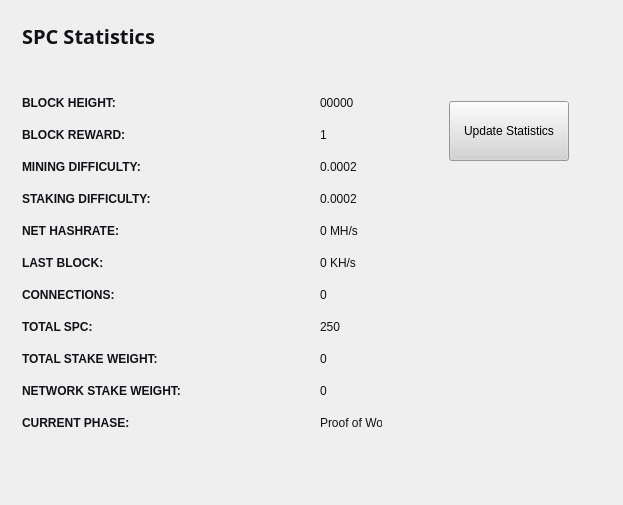
<?xml version="1.0" encoding="UTF-8"?>
<ui version="4.0">
 <class>StatisticsPage</class>
 <widget class="QWidget" name="StatisticsPage">
  <property name="windowModality">
   <enum>Qt::NonModal</enum>
  </property>
  <property name="geometry">
   <rect>
    <x>0</x>
    <y>0</y>
    <width>623</width>
    <height>505</height>
   </rect>
  </property>
  <property name="windowTitle">
   <string>Digging</string>
  </property>
  <property name="styleSheet">
   <string notr="true">color:#ffffff;
font-family:'Open Sans,sans-serif';</string>
  </property>
  <layout class="QGridLayout" name="gridLayout">
   <property name="sizeConstraint">
    <enum>QLayout::SetMaximumSize</enum>
   </property>
   <item row="0" column="1">
    <widget class="QFrame" name="frame">
     <property name="minimumSize">
      <size>
       <width>213</width>
       <height>0</height>
      </size>
     </property>
     <property name="frameShape">
      <enum>QFrame::NoFrame</enum>
     </property>
     <property name="frameShadow">
      <enum>QFrame::Raised</enum>
     </property>
     <widget class="QPushButton" name="startButton">
      <property name="geometry">
       <rect>
        <x>50</x>
        <y>90</y>
        <width>120</width>
        <height>60</height>
       </rect>
      </property>
      <property name="sizePolicy">
       <sizepolicy hsizetype="Fixed" vsizetype="Fixed">
        <horstretch>0</horstretch>
        <verstretch>0</verstretch>
       </sizepolicy>
      </property>
      <property name="minimumSize">
       <size>
        <width>120</width>
        <height>60</height>
       </size>
      </property>
      <property name="styleSheet">
       <string notr="true">background:lightgrey; color:black;</string>
      </property>
      <property name="text">
       <string>Update Statistics</string>
      </property>
     </widget>
    </widget>
   </item>
   <item row="0" column="0">
    <widget class="QFrame" name="gridFrame_2">
     <layout class="QGridLayout" name="gridLayout_4">
      <item row="3" column="0">
       <layout class="QFormLayout" name="formLayout_2">
        <property name="fieldGrowthPolicy">
         <enum>QFormLayout::FieldsStayAtSizeHint</enum>
        </property>
        <property name="horizontalSpacing">
         <number>139</number>
        </property>
        <property name="verticalSpacing">
         <number>18</number>
        </property>
        <property name="rightMargin">
         <number>0</number>
        </property>
        <item row="1" column="0">
         <widget class="QLabel" name="label_14">
          <property name="text">
           <string>&lt;html&gt;&lt;head/&gt;&lt;body&gt;&lt;p&gt;&lt;span style=&quot; font-weight:600; color:#121117;&quot;&gt;BLOCK HEIGHT:&lt;/span&gt;&lt;/p&gt;&lt;/body&gt;&lt;/html&gt;</string>
          </property>
         </widget>
        </item>
        <item row="1" column="1">
         <widget class="QLabel" name="heightBox">
          <property name="styleSheet">
           <string notr="true">color:#121117;</string>
          </property>
          <property name="text">
           <string>00000</string>
          </property>
         </widget>
        </item>
        <item row="2" column="0">
         <widget class="QLabel" name="label_12">
          <property name="text">
           <string>&lt;html&gt;&lt;head/&gt;&lt;body&gt;&lt;p&gt;&lt;span style=&quot; font-weight:600; color:#121117;&quot;&gt;BLOCK REWARD:&lt;/span&gt;&lt;/p&gt;&lt;/body&gt;&lt;/html&gt;</string>
          </property>
         </widget>
        </item>
        <item row="2" column="1">
         <widget class="QLabel" name="rewardBox">
          <property name="styleSheet">
           <string notr="true">color:#121117;</string>
          </property>
          <property name="text">
           <string>1</string>
          </property>
         </widget>
        </item>
        <item row="3" column="0">
         <widget class="QLabel" name="label_13">
          <property name="text">
           <string>&lt;html&gt;&lt;head/&gt;&lt;body&gt;&lt;p&gt;&lt;span style=&quot; font-weight:600; color:#121117;&quot;&gt;MINING DIFFICULTY:&lt;/span&gt;&lt;/p&gt;&lt;/body&gt;&lt;/html&gt;</string>
          </property>
         </widget>
        </item>
        <item row="3" column="1">
         <widget class="QLabel" name="diffBox">
          <property name="styleSheet">
           <string notr="true">color:#121117;</string>
          </property>
          <property name="text">
           <string>0.0002</string>
          </property>
         </widget>
        </item>
        <item row="4" column="0">
         <widget class="QLabel" name="label_9">
          <property name="text">
           <string>&lt;html&gt;&lt;head/&gt;&lt;body&gt;&lt;p&gt;&lt;span style=&quot; font-weight:600; color:#121117;&quot;&gt;STAKING DIFFICULTY:&lt;/span&gt;&lt;/p&gt;&lt;/body&gt;&lt;/html&gt;</string>
          </property>
         </widget>
        </item>
        <item row="4" column="1">
         <widget class="QLabel" name="diffBox2">
          <property name="styleSheet">
           <string notr="true">color:#121117;</string>
          </property>
          <property name="text">
           <string>0.0002</string>
          </property>
         </widget>
        </item>
        <item row="5" column="1">
         <widget class="QLabel" name="pawrateBox">
          <property name="styleSheet">
           <string notr="true">color:#121117;</string>
          </property>
          <property name="text">
           <string>0 MH/s</string>
          </property>
         </widget>
        </item>
        <item row="6" column="0">
         <widget class="QLabel" name="label3_2">
          <property name="sizePolicy">
           <sizepolicy hsizetype="Preferred" vsizetype="Maximum">
            <horstretch>0</horstretch>
            <verstretch>0</verstretch>
           </sizepolicy>
          </property>
          <property name="text">
           <string>&lt;html&gt;&lt;head/&gt;&lt;body&gt;&lt;p&gt;&lt;span style=&quot; font-weight:600; color:#121117;&quot;&gt;LAST BLOCK:&lt;/span&gt;&lt;/p&gt;&lt;/body&gt;&lt;/html&gt;</string>
          </property>
         </widget>
        </item>
        <item row="6" column="1">
         <widget class="QLabel" name="localBox">
          <property name="styleSheet">
           <string notr="true">color:#121117;</string>
          </property>
          <property name="text">
           <string>0 KH/s</string>
          </property>
         </widget>
        </item>
        <item row="7" column="0">
         <widget class="QLabel" name="label1_2">
          <property name="text">
           <string>&lt;html&gt;&lt;head/&gt;&lt;body&gt;&lt;p&gt;&lt;span style=&quot; font-weight:600; color:#121117;&quot;&gt;CONNECTIONS:&lt;/span&gt;&lt;/p&gt;&lt;/body&gt;&lt;/html&gt;</string>
          </property>
         </widget>
        </item>
        <item row="7" column="1">
         <widget class="QLabel" name="connectionBox">
          <property name="styleSheet">
           <string notr="true">color:#121117;</string>
          </property>
          <property name="text">
           <string>0</string>
          </property>
         </widget>
        </item>
        <item row="8" column="0">
         <widget class="QLabel" name="label_8">
          <property name="text">
           <string>&lt;html&gt;&lt;head/&gt;&lt;body&gt;&lt;p&gt;&lt;span style=&quot; font-weight:600; color:#121117;&quot;&gt;TOTAL SPC:&lt;/span&gt;&lt;/p&gt;&lt;/body&gt;&lt;/html&gt;</string>
          </property>
         </widget>
        </item>
        <item row="8" column="1">
         <widget class="QLabel" name="volumeBox">
          <property name="styleSheet">
           <string notr="true">color:#121117;</string>
          </property>
          <property name="text">
           <string>250</string>
          </property>
         </widget>
        </item>
        <item row="9" column="0">
         <widget class="QLabel" name="label_10">
          <property name="text">
           <string>&lt;html&gt;&lt;head/&gt;&lt;body&gt;&lt;p&gt;&lt;span style=&quot; font-weight:600; color:#121117;&quot;&gt;TOTAL STAKE WEIGHT:&lt;/span&gt;&lt;/p&gt;&lt;/body&gt;&lt;/html&gt;</string>
          </property>
         </widget>
        </item>
        <item row="9" column="1">
         <widget class="QLabel" name="minBox">
          <property name="styleSheet">
           <string notr="true">color:#121117;</string>
          </property>
          <property name="text">
           <string>0</string>
          </property>
         </widget>
        </item>
        <item row="10" column="0">
         <widget class="QLabel" name="label_11">
          <property name="text">
           <string>&lt;html&gt;&lt;head/&gt;&lt;body&gt;&lt;p&gt;&lt;span style=&quot; font-weight:600; color:#121117;&quot;&gt;NETWORK STAKE WEIGHT:&lt;/span&gt;&lt;/p&gt;&lt;/body&gt;&lt;/html&gt;</string>
          </property>
         </widget>
        </item>
        <item row="10" column="1">
         <widget class="QLabel" name="maxBox">
          <property name="styleSheet">
           <string notr="true">color:#121117;</string>
          </property>
          <property name="text">
           <string>0</string>
          </property>
         </widget>
        </item>
        <item row="11" column="0">
         <widget class="QLabel" name="label_15">
          <property name="text">
           <string>&lt;html&gt;&lt;head/&gt;&lt;body&gt;&lt;p&gt;&lt;span style=&quot; font-weight:600; color:#121117;&quot;&gt;CURRENT PHASE:&lt;/span&gt;&lt;/p&gt;&lt;/body&gt;&lt;/html&gt;</string>
          </property>
         </widget>
        </item>
        <item row="11" column="1">
         <widget class="QLabel" name="cBox">
          <property name="styleSheet">
           <string notr="true">color:#121117;</string>
          </property>
          <property name="text">
           <string>Proof of Work</string>
          </property>
         </widget>
        </item>
        <item row="5" column="0">
         <widget class="QLabel" name="label_16">
          <property name="text">
           <string>&lt;html&gt;&lt;head/&gt;&lt;body&gt;&lt;p&gt;&lt;span style=&quot; font-weight:600; color:#121117;&quot;&gt;NET HASHRATE:&lt;/span&gt;&lt;/p&gt;&lt;/body&gt;&lt;/html&gt;</string>
          </property>
         </widget>
        </item>
       </layout>
      </item>
      <item row="1" column="0">
       <layout class="QHBoxLayout" name="horizontalLayout_4">
        <property name="spacing">
         <number>7</number>
        </property>
        <item>
         <widget class="QLabel" name="label_5">
          <property name="font">
           <font>
            <family>Open Sans,sans-serif</family>
           </font>
          </property>
          <property name="text">
           <string>&lt;html&gt;&lt;head/&gt;&lt;body&gt;&lt;p&gt;&lt;span style=&quot; font-size:20px; font-weight:600; color:#121117;&quot;&gt;SPC Statistics&lt;/span&gt;&lt;/p&gt;&lt;/body&gt;&lt;/html&gt;</string>
          </property>
         </widget>
        </item>
        <item>
         <spacer name="horizontalSpacer_2">
          <property name="orientation">
           <enum>Qt::Horizontal</enum>
          </property>
          <property name="sizeHint" stdset="0">
           <size>
            <width>40</width>
            <height>20</height>
           </size>
          </property>
         </spacer>
        </item>
       </layout>
      </item>
      <item row="2" column="0">
       <spacer name="verticalSpacer_2">
        <property name="orientation">
         <enum>Qt::Vertical</enum>
        </property>
        <property name="sizeHint" stdset="0">
         <size>
          <width>20</width>
          <height>40</height>
         </size>
        </property>
       </spacer>
      </item>
     </layout>
    </widget>
   </item>
   <item row="1" column="0">
    <spacer name="verticalSpacer">
     <property name="orientation">
      <enum>Qt::Vertical</enum>
     </property>
     <property name="sizeHint" stdset="0">
      <size>
       <width>20</width>
       <height>40</height>
      </size>
     </property>
    </spacer>
   </item>
  </layout>
 </widget>
 <layoutdefault spacing="6" margin="11"/>
 <resources/>
 <connections/>
</ui>
